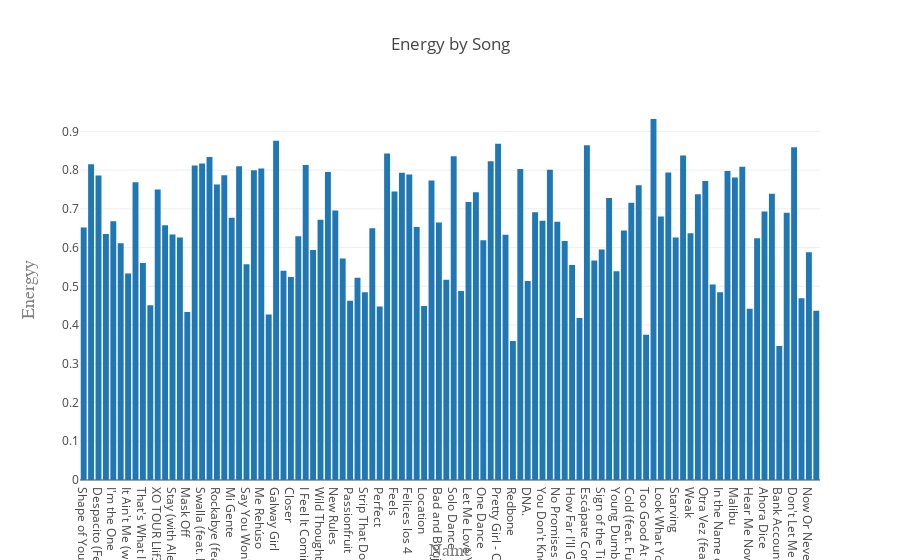

Write notebook code for a chart like this one.
### Code cell
data = [go.Bar(x=df_transform.name,
            y=df_transform.energy)]
layout = go.Layout(
    title='Energy by Song',
    xaxis=dict(
        title='Name',
        titlefont=dict(
            family='Courier New, monospace',
            size=18,
            color='#7f7f7f'
        )
    ),
    yaxis=dict(
        title='Energyy',
        titlefont=dict(
            family='Courier New, monospace',
            size=18,
            color='#7f7f7f'
        )
    )
)

fig = dict(data=data, layout=layout)
iplot(fig, filename='basic-bar')

### Figure 1 — Plotly figure (JSON) as saved in the notebook; plotly's stock layout.template omitted (floating-point values rounded to 4 significant figures)
{"data": [{"type": "bar", "uid": "92d7af88-abd6-11e8-8fbd-9a0015cd93e0", "x": ["Shape of You", "Despacito - Remix", "Despacito (Featuring Daddy Yankee)", "Something Just Like This", "I'm the One", "HUMBLE.", "It Ain't Me (with Selena Gomez)", "Unforgettable", "That's What I Like", "I Don’t Wanna Live Forever (Fifty Shades Darker) - From \"Fifty Shades Darker (Original Motion Picture Soundtrack)\"", "XO TOUR Llif3", "Paris", "Stay (with Alessia Cara)", "Attention", "Mask Off", "Congratulations", "Swalla (feat. Nicki Minaj & Ty Dolla $ign)", "Castle on the Hill", "Rockabye (feat. Sean Paul & Anne-Marie)", "Believer", "Mi Gente", "Thunder", "Say You Won't Let Go", "There's Nothing Holdin' Me Back", "Me Rehúso", "Issues", "Galway Girl", "Scared to Be Lonely", "Closer", "Symphony (feat. Zara Larsson)", "I Feel It Coming", "Starboy", "Wild Thoughts", "Slide", "New Rules", "1-800-273-8255", "Passionfruit", "rockstar", "Strip That Down", "2U (feat. Justin Bieber)", "Perfect", "Call On Me - Ryan Riback Extended Remix", "Feels", "Mama", "Felices los 4", "iSpy (feat. Lil Yachty)", "Location", "Chantaje", "Bad and Boujee (feat. Lil Uzi Vert)", "Havana", "Solo Dance", "Fake Love", "Let Me Love You", "More Than You Know", "One Dance", "SUBEME LA RADIO", "Pretty Girl - Cheat Codes X CADE Remix", "Sorry Not Sorry", "Redbone", "24K Magic", "DNA.", "El Amante", "You Don't Know Me - Radio Edit", "Chained To The Rhythm", "No Promises (feat. Demi Lovato)", "Don't Wanna Know (feat. Kendrick Lamar)", "How Far I'll Go - From \"Moana\"", "Slow Hands", "Escápate Conmigo", "Bounce Back", "Sign of the Times", "goosebumps", "Young Dumb & Broke", "There for You", "Cold (feat. Future)", "Silence", "Too Good At Goodbyes", "Just Hold On", "Look What You Made Me Do", "Glorious (feat. Skylar Grey)", "Starving", "Reggaetón Lento (Bailemos)", "Weak", "Side To Side", "Otra Vez (feat. J Balvin)", "I Like Me Better", "In the Name of Love", "Cold Water (feat. Justin Bieber & MØ)", "Malibu", "All Night", "Hear Me Now", "Your Song", "Ahora Dice", "Friends (with BloodPop®)", "Bank Account", "Bad Things (with Camila Cabello)", "Don't Let Me Down", "Body Like A Back Road", "Now Or Never", "Dusk Till Dawn - Radio Edit"], "y": [0.652, 0.815, 0.786, 0.635, 0.668, 0.611, 0.533, 0.769, 0.56, 0.451, 0.75, 0.658, 0.634, 0.626, 0.434, 0.812, 0.817, 0.834, 0.763, 0.787, 0.677, 0.81, 0.557, 0.8, 0.804, 0.427, 0.876, 0.54, 0.524, 0.629, 0.813, 0.594, 0.672, 0.795, 0.696, 0.572, 0.463, 0.522, 0.485, 0.65, 0.448, 0.843, 0.745, 0.793, 0.789, 0.653, 0.449, 0.773, 0.665, 0.517, 0.836, 0.488, 0.718, 0.743, 0.619, 0.823, 0.868, 0.633, 0.359, 0.803, 0.514, 0.691, 0.669, 0.801, 0.667, 0.617, 0.555, 0.418, 0.864, 0.567, 0.595, 0.728, 0.539, 0.644, 0.716, 0.761, 0.375, 0.932, 0.68, 0.794, 0.626, 0.838, 0.637, 0.738, 0.772, 0.505, 0.485, 0.798, 0.781, 0.809, 0.442, 0.624, 0.693, 0.739, 0.346, 0.69, 0.859, 0.469, 0.588, 0.437]}], "layout": {"title": "Energy by Song", "xaxis": {"title": "Name", "titlefont": {"color": "#7f7f7f", "family": "Courier New, monospace", "size": 18}}, "yaxis": {"title": "Energyy", "titlefont": {"color": "#7f7f7f", "family": "Courier New, monospace", "size": 18}}}}
